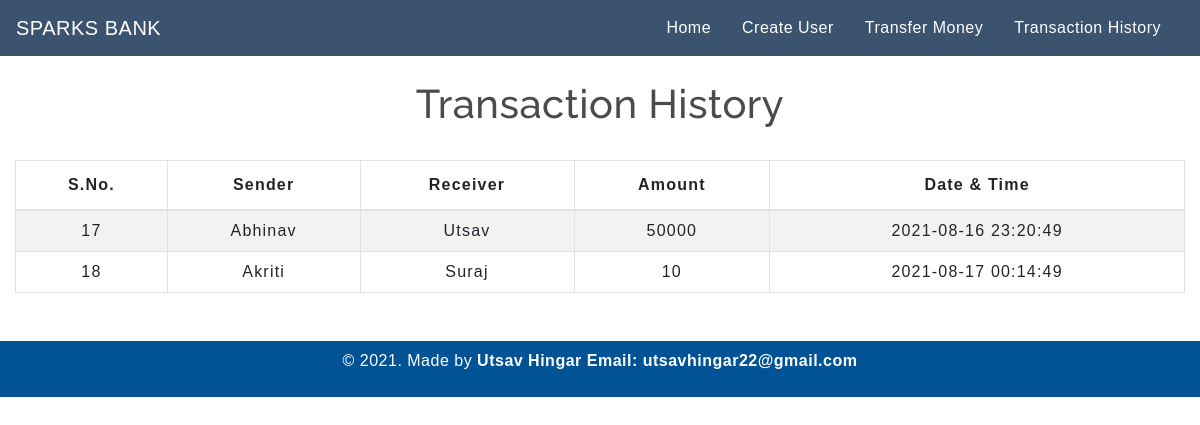
The page /transactionhistory.php on the database its author committed.
### tables this page shows
CREATE TABLE `transaction` (
  `sno` int(3) NOT NULL,
  `sender` text NOT NULL,
  `receiver` text NOT NULL,
  `balance` int(8) NOT NULL,
  `datetime` datetime NOT NULL DEFAULT current_timestamp()
);

### transactionhistory.php (the view, shortened to what this page needs)
<!DOCTYPE html>
<html lang="en">
<head>
    <link rel="stylesheet" href="https://stackpath.bootstrapcdn.com/bootstrap/4.5.2/css/bootstrap.min.css">
    <link rel="stylesheet" type="text/css" href="css/table.css">
    <link rel="stylesheet" type="text/css" href="css/navbar.css">
    <link rel="stylesheet" type="text/css" href="css/main.css">
</head>
<body>
<?php
  include 'navbar.php';
?>
	<div class="container-fluid">
        <h2 class="text-center pt-4">Transaction History</h2>
       <br>
       <div class="table-responsive-sm">
    <table class="table table-hover table-striped table-condensed table-bordered">
        <thead>
            <tr>
                <th class="text-center">S.No.</th>
                <th class="text-center">Sender</th>
                <th class="text-center">Receiver</th>
                <th class="text-center">Amount</th>
                <th class="text-center">Date & Time</th>
            </tr>
        </thead>
        <tbody>
        <?php
            include 'config.php';
            $sql ="select * from transaction";
            $query =mysqli_query($conn, $sql);
            while($rows = mysqli_fetch_assoc($query))
            {
        ?>
            <tr>
            <td class="py-2"><?php echo $rows['sno']; ?></td>
            <td class="py-2"><?php echo $rows['sender']; ?></td>
            <td class="py-2"><?php echo $rows['receiver']; ?></td>
            <td class="py-2"><?php echo $rows['balance']; ?> </td>
            <td class="py-2"><?php echo $rows['datetime']; ?> </td>
        <?php
            }
        ?>
        </tbody>
    </table>
    </div>
</div>
<footer class="text-center mt-5 py-2">
    <p>&copy 2021. Made by <b>Utsav Hingar Email: utsavhingar22@gmail.com</b>
</footer>
</body>
</html>

### css/table.css (style rules this page uses)
* { padding: 0; margin: 0; box-sizing: border-box; font-family: sans-serif; }
h2 { font-size: 40px; }
table { letter-spacing: 1.2px; }
td { text-align: center; }

### css/navbar.css (style rules this page uses)
h2 { color: #4C4B4B; letter-spacing: 0.5px; font-family: raleway; }

### css/main.css (style rules this page uses)
footer { color:#ffffff; background-color:#025296; letter-spacing: 0.5px; }

### rows shown on the page
transaction: sno "17", sender "Abhinav", receiver "Utsav", balance "50000", datetime "2021-08-16 23:20:49"
transaction: sno "18", sender "Akriti", receiver "Suraj", balance "10", datetime "2021-08-17 00:14:49"
